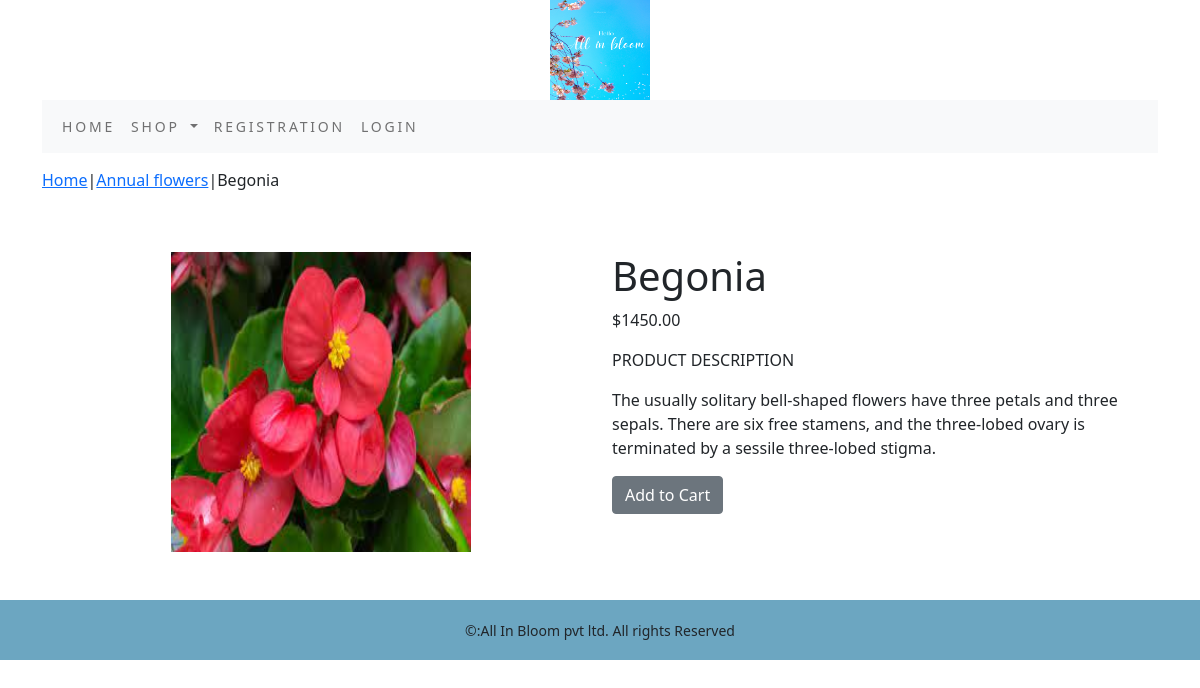
The app's page /home/annual-flowers/begonia/ with its own data.
### shopapp/models.py (models this page shows, shortened)
class Product(models.Model):
    name = models.CharField(max_length=250, unique=True)
    slug = models.SlugField(max_length=250, unique=True)
    desc = models.TextField(blank=True)
    price = models.DecimalField(max_digits=10, decimal_places=2)
    category = models.ForeignKey(Category, on_delete=models.CASCADE)
    img = models.ImageField(upload_to="product", blank=True)
    stock = models.IntegerField()
    available = models.BooleanField(default=True)
    created = models.DateTimeField(auto_now_add=True)
    updated = models.DateTimeField(auto_now=True)
    class Meta:
        ordering = ('name',)
        verbose_name = 'product'
        verbose_name_plural = 'products'

class Category(models.Model):
    name = models.CharField(max_length=250, unique=True)
    slug = models.SlugField(max_length=250, unique=True)
    desc = models.TextField(blank=True)
    img = models.ImageField(upload_to='category', blank=True)
    class Meta:
        ordering = ('name',)
        verbose_name = 'category'
        verbose_name_plural = 'categories'
    def get_url(self):
        return reverse('shopapp:products_by_category', args=[self.slug])
    def __str__(self):
        return '{}'.format(self.name)

### shopapp/views.py (the view)
# urls.py: path('<slug:c_slug>/<slug:product_slug>/',views.proDetail,name='proCatdetail'),
def proDetail(request, c_slug, product_slug):
    try:
        product = Product.objects.get(category__slug=c_slug, slug=product_slug)
    except Exception as e:
        raise e
    return render(request, 'product.html', {'product': product})

### cart/context_processors.py (called while the page is built)
def counter(request):
    item_count = 0
    if 'admin' in request.path:
        return {}
    else:
        try:
            cart = Cart.objects.filter(cart_id=_cart_id(request))
            cart_items = CartItem.objects.all().filter(cart=cart[:1])
            for cart_item in cart_items:
                item_count += cart_item.quantity
        except Cart.DoesNotExist:
            item_count = 0
    return dict(item_count=item_count)

### cart/views.py (called while the page is built)
def _cart_id(request):
    cart = request.session.session_key
    if not cart:
        cart = request.session.create()
    return cart

### shopapp/context_processors.py (called while the page is built)
def menu_links(request):
    links=Category.objects.all()
    return dict(links=links)

### templates/product.html (shortened to what this page needs)
{% extends 'base.html' %}
{% load static %}
{% block content %}
<div class="row my_prod_row_class">
    <div class="mx_auto">
        <p><a href="{% url 'shopapp:allProdCat' %}">Home</a>|<a href="{{product.category.get_url}}">{{product.category}}</a>|{{product.name}}</p>
    </div>
</div>
<div class="container">
<br>
<div class="row">
    <div class="col-12 col-sm-12 col-md-12 col-lg-6 text-center">
        <div style="min-width:18rem;">
            <img src="{{product.img.url}}" alt="{{product.name}}" width="300px" height="300px;">
        </div>
    </div>
        <div class="col-12 col-sm-12 col-md-12 col-lg-6">
            <div>
            <h1 class="my_prod-title">{{product.name}}</h1>
            <p>${{product.price}}</p>
            <p class="my_title">product description</p>
            <p class="text-justify my-prod-text">{{product.desc}}</p>
            {% if product.stock <= 0 %}
            <p class="text-justify my-prod-text"><b>Out of Stock</b></p>
            {% else %}
            <a class="btn btn-secondary" href="{% url 'cart:add_cart' product.id %}">Add to Cart</a>
            {% endif %}
        </div>
    </div>
</div>
</div>
<br>
<br>
{% endblock %}

### static/css/custom.css (style rules this page uses)
.my_title { font-size:16px; text-transform:uppercase; }
.my_prod_row_class { padding-top:15px; padding-bottom:20px; }

### records on screen
Product: category "Annual flowers", name "Begonia", img (picture), price "1450.00", desc "The usually solitary bell-shaped flowers have three petals and three sepals. There are six free stamens, and the three-lobed ovary is terminated by a sessile three-lobed stigma."
